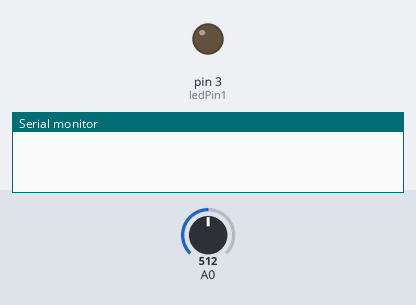
Recording of a sketch running on a simulated Arduino Uno, built with avr-gcc and run on an emulated ATmega328P. Shown: output pins drawn as LEDs (lit = HIGH), the last lines printed to the serial monitor. The inputs (shaded band) are chosen by the test bench; at power-on: A0 = 512.

Above: at 0.1 s.
At 9.86 s:
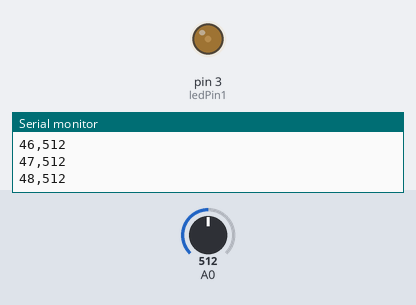
At 15.39 s:
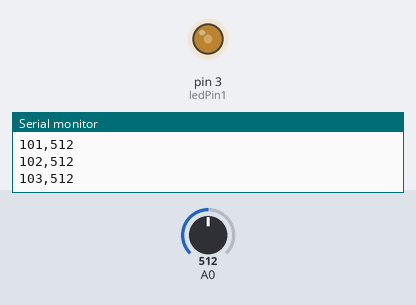
At 30.7 s:
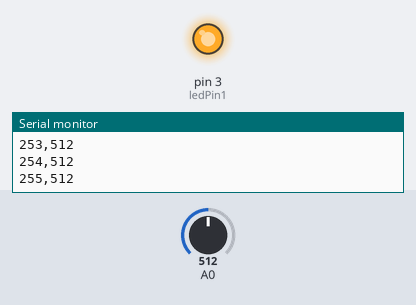
Timing chart, 0 to 32.2 s (numbered marks = the images above):
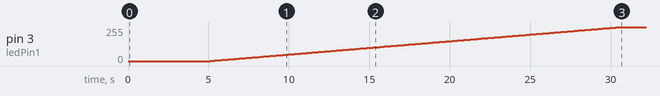

Measured:
- by itself, pin 3 (ledPin1): moves from 0/255 to 255/255 over 25.5 s

The sketch:

sensingempty.ino
```cpp
/*
 * Code d'exemple pour une photorÃ©sistance.
 */
//Constantes
const int ledPin1 = 3;
int valPWM = 0; //64 = 25%, 127 = 50%, 191 = 75%, 255 = 100%

// Fonction setup(), appelÃ©e au dÃ©marrage de la carte Arduino
void setup() {
   // Initialise le Pin comme une sortie | Initialize the digital pin as an output with pinMode()
  pinMode(ledPin1, OUTPUT);
  // Initialise la communication avec le PC
  Serial.begin(9600);
}

// Fonction loop(), appelÃ©e continuellement en boucle tant que la carte Arduino est alimentÃ©e
void loop() {
  if (valPWM == 0) {
    delay(5000);
  }
  if (valPWM <= 255) {
    analogWrite(ledPin1, valPWM);
    int valeur = analogRead(A0);   // Mesure la tension sur la broche A0
  //  int valeurnew = map(valeur, 0, 1024, 0, 10);
    // Envoi la mesure au PC pour affichage et attends 250ms
    Serial.print(valPWM);
    Serial.print(',');
    Serial.println(valeur);
    valPWM ++ ;1;
    delay(100);
  }
  }
```
